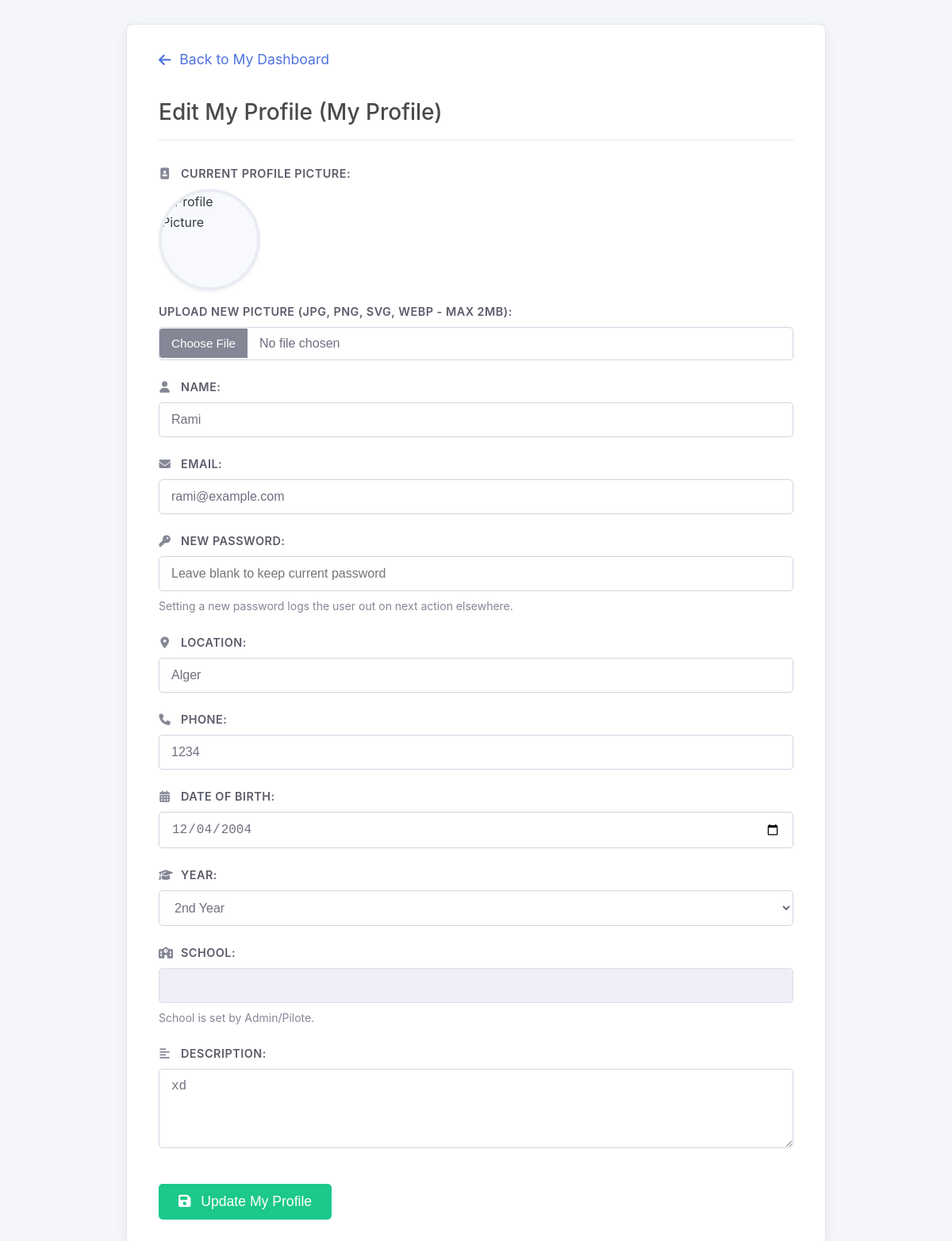
The page /src/Controller/editUser.php?id=1&type=student (signed in) on the database its author committed.
### tables this page shows
CREATE TABLE `student` (
  `id_student` bigint(20) NOT NULL AUTO_INCREMENT,
  `name` varchar(255) NOT NULL,
  `email` varchar(255) NOT NULL,
  `password` text NOT NULL,
  `location` text DEFAULT NULL,
  `phone_number` varchar(20) DEFAULT NULL,
  `date_of_birth` date NOT NULL,
  `year` enum('1st','2nd','3rd','4th','5th') NOT NULL,
  `description` text DEFAULT NULL,
  `school` varchar(255) DEFAULT NULL COMMENT 'Name of the student school, set by admin/pilote',
  `profile_picture` longblob DEFAULT NULL COMMENT 'Binary data of the profile picture',
  `profile_picture_mime` varchar(50) DEFAULT NULL COMMENT 'MIME type of the profile picture (e.g., image/jpeg)',
  `created_at` timestamp NULL DEFAULT current_timestamp(),
  `updated_at` timestamp NULL DEFAULT current_timestamp() ON UPDATE current_timestamp(),
  `created_by_pilote_id` bigint(20) DEFAULT NULL,
  PRIMARY KEY (`id_student`),
  UNIQUE KEY `email` (`email`),
  KEY `idx_student_creator` (`created_by_pilote_id`),
  CONSTRAINT `fk_student_creator` FOREIGN KEY (`created_by_pilote_id`) REFERENCES `pilote` (`id_pilote`) ON DELETE SET NULL ON UPDATE CASCADE
);

### src/Controller/editUser.php (called while the page is built, shortened)
<?php
require_once __DIR__ . '/../../config/config.php';
require_once __DIR__ . '/../Model/user.php';
require_once __DIR__ . '/../Auth/AuthSession.php';
$loggedInUserRole = AuthSession::getUserData('user_role');
$loggedInUserId = AuthSession::getUserData('user_id');
try { $userModel = new User($conn); }
catch (InvalidArgumentException $e) { error_log("FATAL editUser: Invalid DB connection: " . $e->getMessage()); die("DB config error."); }
catch (Exception $e) { error_log("FATAL editUser: Model instantiate error: " . $e->getMessage()); die("Critical error."); }
$targetUserId = (int) $_GET['id'];
$targetUserType = $_GET['type'];
$userDetails = null;
try {
    switch($targetUserType) {
        case 'student': $userDetails = $userModel->readStudent($targetUserId); break;
    }
} catch (Exception $e) { error_log("Error fetching target user details editUser (ID: {$targetUserId}, Type: {$targetUserType}): " . $e->getMessage()); header("Location: userController.php?error=fetch_failed"); exit(); }
$canEdit = false; $isSelfEdit = false;
if ($loggedInUserRole === 'admin') { $canEdit = true; if ($targetUserType === 'admin' && $targetUserId == $loggedInUserId) { $isSelfEdit = true; } }
elseif ($loggedInUserRole === 'pilote') { if ($targetUserType === 'student' && isset($userDetails['created_by_pilote_id']) && $userDetails['created_by_pilote_id'] == $loggedInUserId) { $canEdit = true; } elseif ($targetUserType === 'pilote' && $targetUserId == $loggedInUserId) { $canEdit = true; $isSelfEdit = true; } }
elseif ($loggedInUserRole === 'student') { if ($targetUserType === 'student' && $targetUserId == $loggedInUserId) { $canEdit = true; $isSelfEdit = true; } }
$pageTitle = $isSelfEdit ? "Edit My Profile" : "Edit " . ucfirst($targetUserType);
include __DIR__ . '/../View/editUserView.php';
?>

### src/Auth/AuthSession.php (called while the page is built, shortened)
<?php
class AuthSession {
    public static function getUserData(string $key) {
        return $_SESSION[$key] ?? null;
    }
}
?>

### src/Model/user.php (called while the page is built, shortened)
<?php
class User {
    private $conn;
    public function __construct(PDO $conn) {
        $this->conn = $conn;
        $this->conn->setAttribute(PDO::ATTR_ERRMODE, PDO::ERRMODE_EXCEPTION);
    }
    public function readStudent($id_student) {
        try { $sql = "SELECT *, created_by_pilote_id, school, profile_picture, profile_picture_mime FROM student WHERE id_student = :id_student"; $stmt = $this->conn->prepare($sql); $stmt->bindParam(':id_student', $id_student, PDO::PARAM_INT); $stmt->execute(); return $stmt->fetch(PDO::FETCH_ASSOC); }
        catch (PDOException $e) { $this->error = 'Error reading student.'; error_log("DB Error readStudent (ID: $id_student): " . $e->getMessage()); return false; }
    }
}
?>

### src/View/editUserView.php (the view, shortened to what this page needs)
<?php
$backUrl = 'userController.php'; $backText = 'Back to User List';
if ($isSelfEdit) {
    $dashboardFile = '';
    if ($loggedInUserRole === 'admin') $dashboardFile = 'admin.php';
    elseif ($loggedInUserRole === 'pilote') $dashboardFile = 'pilote.php';
    elseif ($loggedInUserRole === 'student') $dashboardFile = 'student.php';
    if ($dashboardFile) { $backUrl = '../View/' . $dashboardFile; $backText = 'Back to My Dashboard'; }
}
function generateProfilePicDataUri($mime, $data) { return null; }
$profilePicSrc = generateProfilePicDataUri($userDetails['profile_picture_mime'] ?? null, $userDetails['profile_picture'] ?? null);
$defaultPic = '../View/images/default_avatar.png';
?>
<!DOCTYPE html>
<html lang="en">
<head>
    <link rel="stylesheet" type="text/css" href="../View/style.css">
    <link rel="stylesheet" href="https://cdnjs.cloudflare.com/ajax/libs/font-awesome/6.4.2/css/all.min.css">
</head>
<body>
    <div class="container">
        <a href="<?= htmlspecialchars($backUrl) ?>" class="back-link">
            <i class="fa-solid fa-arrow-left"></i> <?= htmlspecialchars($backText) ?>
        </a>
        <h2><?= htmlspecialchars($pageTitle) ?> <?= $isSelfEdit ? '(My Profile)' : '' ?></h2>
        <form method="post" action="" enctype="multipart/form-data">
            <?php if ($isSelfEdit): ?>
                <div class="form-group">
                    <label><i class="fa-solid fa-image-portrait"></i> Current Profile Picture:</label>
                    <img src="<?= $profilePicSrc ?? $defaultPic ?>" alt="Profile Picture" class="profile-pic-preview" id="picPreview">
                     <label for="profile_pic">Upload New Picture (JPG, PNG, SVG, WebP - Max 2MB):</label>
                     <input type="file" id="profile_pic" name="profile_pic" accept=".jpg,.jpeg,.png,.svg,.webp" onchange="previewFile()">
                </div>
            <?php endif; ?>
            <div class="form-group"> <label for="name"><i class="fa-solid fa-user"></i> Name:</label> <input type="text" id="name" name="name" value="<?= htmlspecialchars($userDetails['name'] ?? '') ?>" required> </div>
            <div class="form-group"> <label for="email"><i class="fa-solid fa-envelope"></i> Email:</label> <input type="email" id="email" name="email" value="<?= htmlspecialchars($userDetails['email'] ?? '') ?>" required> </div>
            <div class="form-group"> <label for="password"><i class="fa-solid fa-key"></i> New Password:</label> <input type="password" id="password" name="password" autocomplete="new-password" placeholder="Leave blank to keep current password"> <small>Setting a new password logs the user out on next action elsewhere.</small> </div>
            <?php if ($targetUserType === 'pilote' || $targetUserType === 'student'): ?>
                <div class="form-group"> <label for="location"><i class="fa-solid fa-location-dot"></i> Location:</label> <input type="text" id="location" name="location" value="<?= htmlspecialchars($userDetails['location'] ?? '') ?>"> </div>
                <div class="form-group"> <label for="phone"><i class="fa-solid fa-phone"></i> Phone:</label> <input type="text" id="phone" name="phone" value="<?= htmlspecialchars($userDetails['phone_number'] ?? '') ?>"> </div>
            <?php endif; ?>
            <?php if ($targetUserType === 'student'):
                 $isSchoolReadOnly = $isSelfEdit;
            ?>
                 <div class="form-group"> <label for="dob"><i class="fa-solid fa-calendar-days"></i> Date of Birth:</label> <input type="date" id="dob" name="dob" value="<?= htmlspecialchars($userDetails['date_of_birth'] ?? '') ?>" required> </div>
                 <div class="form-group"> <label for="year"><i class="fa-solid fa-graduation-cap"></i> Year:</label> <select id="year" name="year" required> <option value="" disabled <?= empty($userDetails['year']) ? 'selected' : ''?>>-- Select --</option> <?php $years=['1st', '2nd', '3rd', '4th', '5th']; foreach ($years as $y){ $sel=(($userDetails['year']??'')===$y)?'selected':''; echo "<option value=\"$y\" $sel>$y Year</option>"; } ?> </select> </div>
                 <div class="form-group"> <label for="school"><i class="fa-solid fa-school"></i> School:</label> <input type="text" id="school" name="school" value="<?= htmlspecialchars($userDetails['school'] ?? '') ?>" <?= $isSchoolReadOnly ? 'readonly title="Cannot be changed"' : '' ?>> <?php if ($isSchoolReadOnly): ?> <small>School is set by Admin/Pilote.</small> <?php endif; ?> </div>
                 <div class="form-group"> <label for="description"><i class="fa-solid fa-align-left"></i> Description:</label> <textarea id="description" name="description" rows="4"><?= htmlspecialchars($userDetails['description'] ?? '') ?></textarea> </div>
            <?php endif; ?>
            <button type="submit"><i class="fa-solid fa-save"></i> Update <?= $isSelfEdit ? 'My Profile' : ucfirst($targetUserType) ?></button>
        </form>
    </div>
</body>
</html>

### src/View/style.css (style rules this page uses)
body { font-family: -apple-system, BlinkMacSystemFont, "Segoe UI", Roboto, "Helvetica Neue", Arial, sans-serif; margin: 0; padding: 0; background-color: #f4f6f9; line-height: 1.6; color: #343a40; }
.container { max-width: 800px; margin: 30px auto; background-color: #ffffff; padding: 30px 40px; border-radius: 8px; box-shadow: 0 4px 15px rgba(0, 0, 0, 0.08); border: 1px solid #e3e6f0; }
h1, h2 { color: #4a4a4a; border-bottom: 1px solid #e3e6f0; padding-bottom: 12px; margin-top: 0; margin-bottom: 30px; font-weight: 500; }
h2 { font-size: 1.75em; }
a { color: #007bff; text-decoration: none; transition: color 0.2s ease; }
.back-link { display: inline-block; margin-bottom: 30px; font-size: 1.1em; color: #4e73df; }
.back-link i { margin-right: 6px; vertical-align: middle; }
.form-group { margin-bottom: 22px; }
.form-group label { display: block; margin-bottom: 8px; font-weight: 600; color: #5a5c69; font-size: 0.9em; text-transform: uppercase; letter-spacing: 0.5px; }
.form-group label i { margin-right: 8px; width: 1.1em; text-align: center; color: #858796; }
.form-group input[type="text"], .form-group input[type="email"], .form-group input[type="password"], .form-group input[type="date"], .form-group input[type="file"], .form-group select, .form-group textarea { width: 100%; padding: 12px 15px; border: 1px solid #d1d3e2; border-radius: 5px; box-sizing: border-box; font-size: 1rem; color: #6e707e; transition: border-color 0.15s ease-in-out, box-shadow 0.15s ease-in-out; background-color: #fff; }
.form-group textarea { min-height: 100px; resize: vertical; }
.form-group input[type="file"] { padding: 8px 10px; line-height: 1.5; cursor: pointer; }
.form-group input[readonly] { background-color: #eaecf4; cursor: not-allowed; opacity: 0.8; }
.form-group small { font-size: 0.875em; color: #858796; display: block; margin-top: 8px; }
.profile-pic-preview { width: 120px; height: 120px; border-radius: 50%; object-fit: cover; border: 4px solid #eaecf4; margin-bottom: 15px; display: block; background-color: #f8f9fc; box-shadow: 0 2px 4px rgba(0,0,0,0.05); }
button[type="submit"] { background-color: #1cc88a; color: white; padding: 12px 25px; border: none; border-radius: 5px; cursor: pointer; font-size: 1.1em; font-weight: 500; transition: background-color 0.2s ease; display: inline-block; margin-top: 15px; }
button[type="submit"] i { margin-right: 8px; }

### rows shown on the page
student: name "Rami", email "rami@example.com", location "Alger", phone "1234", dob "12/04/2004", description "xd"

### other values the page prints
$backText "Back to My Dashboard"
$pageTitle "Edit My Profile"
form field year "2nd Year"
